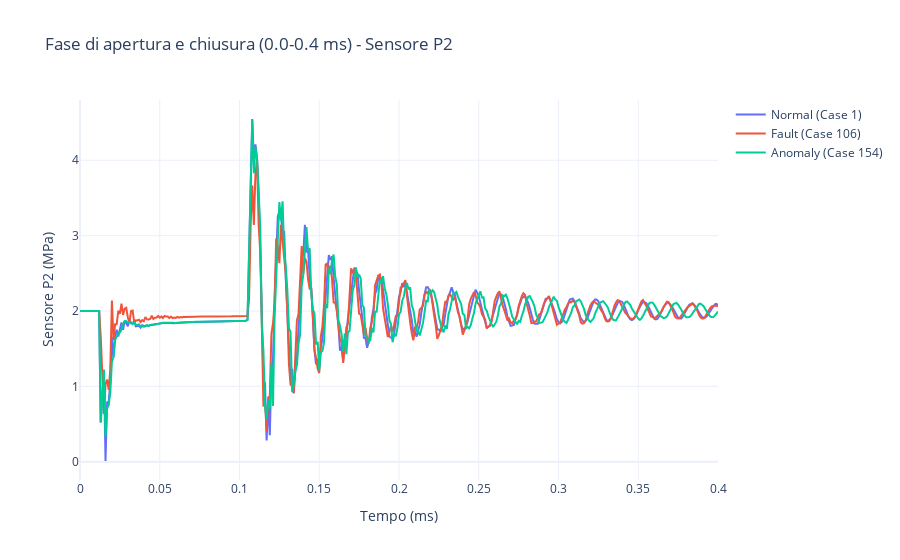

The code cell stored with this chart in its notebook:
### Markdown cell above
Fase di apertura e chiusura per singola finestra temporale

### Code cell
# Selezione di un sensore specifico (es. P5, come nella figura)
sensore_selezionato = "P2"  # Modifica per il sensore corretto

# Selezione della finestra temporale desiderata (scegli tra le seguenti opzioni)
time_window = (0.000, 0.400)  # Modifica per altre fasi

# Selezione di un solo caso per ogni condizione
condizioni = ["Normal", "Fault", "Anomaly"]
colori = {"Normal": "#636EFA", "Fault": "#EF553B", "Anomaly": "#00CC96"}  # Blu, Rosso, Verde acqua

fig = go.Figure()

# Dizionario per tenere traccia dei casi selezionati
casi_selezionati = {}

for condizione in condizioni:
    df_condizione = df_train_labeled[df_train_labeled["Condition"] == condizione]
    
    # Seleziona un solo caso rappresentativo per ogni condizione
    if not df_condizione.empty:
        caso_singolo = df_condizione["Case"].unique()[0]  # Prende il primo caso disponibile
        df_singolo = df_condizione[df_condizione["Case"] == caso_singolo]

        # Filtriamo solo la fase temporale specificata
        df_singolo_apertura = df_singolo[(df_singolo["TIME"] >= time_window[0]) & (df_singolo["TIME"] <= time_window[1])]

        # Salviamo il caso selezionato
        casi_selezionati[condizione] = caso_singolo

        fig.add_trace(go.Scatter(
            x=df_singolo_apertura["TIME"],
            y=df_singolo_apertura[sensore_selezionato],
            mode='lines',
            name=f"{condizione} (Case {caso_singolo})",
            line=dict(color=colori.get(condizione, "#7F7F7F"))  # Default a grigio se condizione sconosciuta
        ))

# Layout del grafico
fig.update_layout(
    title=f"Fase di apertura e chiusura ({time_window[0]}-{time_window[1]} ms) - Sensore {sensore_selezionato}",
    xaxis_title="Tempo (ms)",
    yaxis_title=f"Sensore {sensore_selezionato} (MPa)",
    template="plotly_white"
)

# Mostra il grafico
fig.show()

### Figure 1 — Plotly figure (JSON) as saved in the notebook; plotly's stock layout.template omitted (floating-point values rounded to 4 significant figures; data arrays with more than 128 entries replaced by an {"elided": "..."} marker saying what was removed)
{"data": [{"line": {"color": "#636EFA"}, "mode": "lines", "name": "Normal (Case 1)", "type": "scatter", "x": {"elided": "401 float values"}, "y": {"elided": "401 float values"}}, {"line": {"color": "#EF553B"}, "mode": "lines", "name": "Fault (Case 106)", "type": "scatter", "x": {"elided": "401 float values"}, "y": {"elided": "401 float values"}}, {"line": {"color": "#00CC96"}, "mode": "lines", "name": "Anomaly (Case 154)", "type": "scatter", "x": {"elided": "401 float values"}, "y": {"elided": "401 float values"}}], "layout": {"title": {"text": "Fase di apertura e chiusura (0.0-0.4 ms) - Sensore P2"}, "xaxis": {"title": {"text": "Tempo (ms)"}}, "yaxis": {"title": {"text": "Sensore P2 (MPa)"}}}}
